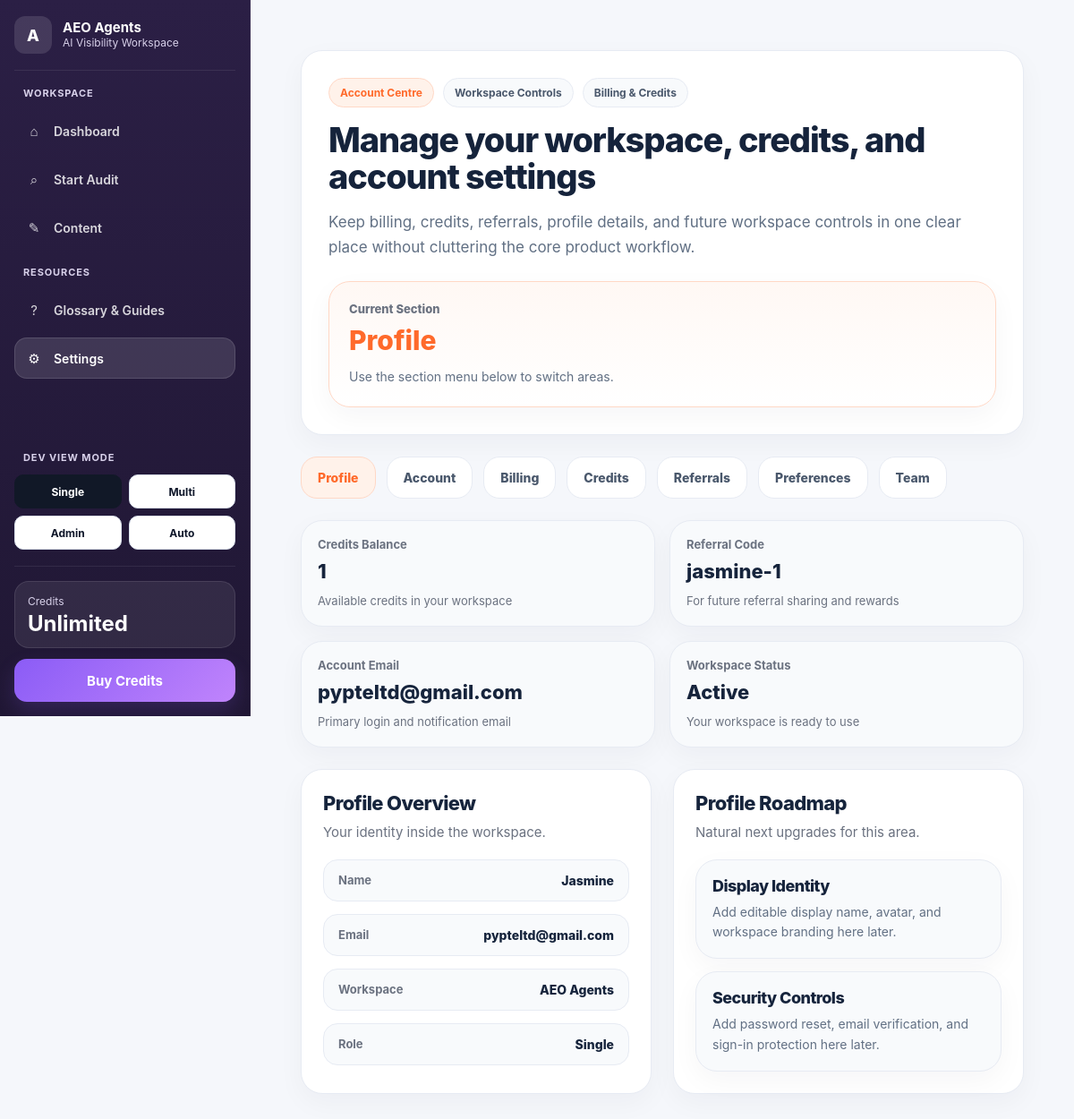
The app's page /settings (signed in), older data.
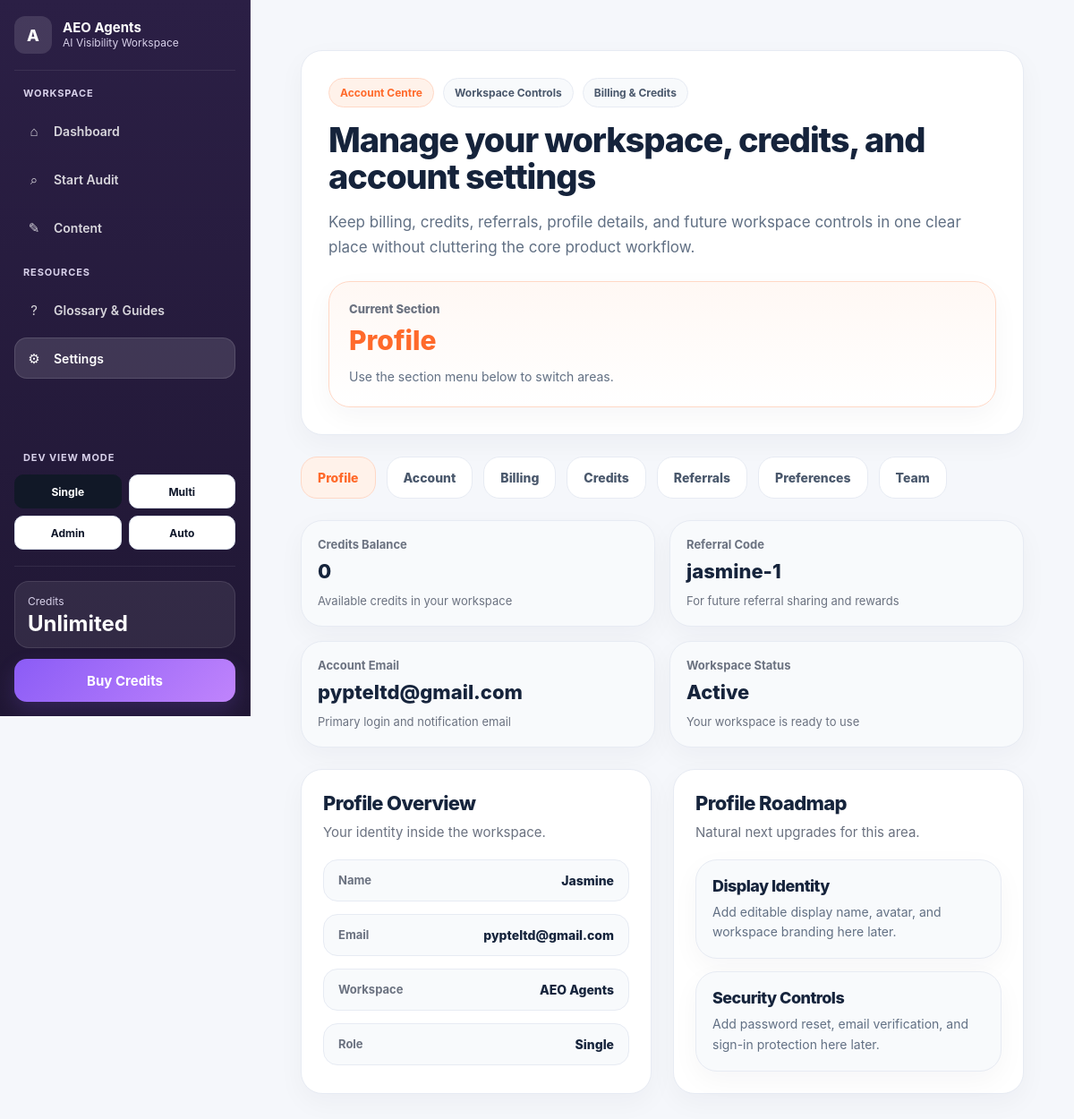
The same page, newer data.
### app.py (models this page shows)
class Wallet(db.Model):
    __tablename__ = "wallets"
    id = db.Column(db.Integer, primary_key=True)
    user_id = db.Column(db.Integer, db.ForeignKey("users.id"), unique=True, nullable=False)
    balance = db.Column(db.Integer, default=0, nullable=False)
    updated_at = db.Column(db.DateTime, default=datetime.utcnow, onupdate=datetime.utcnow)

class User(UserMixin, db.Model):
    __tablename__ = "users"
    id = db.Column(db.Integer, primary_key=True)
    email = db.Column(db.String(255), unique=True, nullable=False)
    password_hash = db.Column(db.String(255), nullable=False)
    name = db.Column(db.String(255), nullable=False)
    referral_code = db.Column(db.String(50), unique=True, nullable=True)
    referred_by_user_id = db.Column(db.Integer, db.ForeignKey("users.id"), nullable=True)
    created_at = db.Column(db.DateTime, default=datetime.utcnow)
    role = db.Column(db.String(50), default="user")
    plan = db.Column(db.String(50), default="free")
    is_white_label_enabled = db.Column(db.Boolean, default=False)
    agency_name = db.Column(db.String(255), nullable=True)
    wallet = db.relationship(
        "Wallet",
        backref="user",
        uselist=False,
        cascade="all, delete-orphan",
    )
    clients = db.relationship(
        "Client",
        backref="user",
        lazy=True,
        cascade="all, delete-orphan",
    )

### app.py (the view)
@app.route("/settings")
@login_required
def settings_page():
    return render_settings_section("profile")

### templates/settings.html (shortened to what this page needs)
{% extends "base.html" %}
{% block content %}
<div class="settings-v3-page">
    <section class="settings-v3-hero">
        <div class="settings-v3-hero-copy">
            <div class="settings-v3-eyebrow-row">
                <span class="settings-chip settings-chip-primary">Account Centre</span>
                <span class="settings-chip">Workspace Controls</span>
                <span class="settings-chip">Billing & Credits</span>
            </div>
            <h1>Manage your workspace, credits, and account settings</h1>
            <p>
                Keep billing, credits, referrals, profile details, and future workspace controls in one clear place without cluttering the core product workflow.
            </p>
        </div>
        <div class="settings-v3-hero-side">
            <div class="settings-v3-active-card">
                <span>Current Section</span>
                <strong>{{ active_settings_section|replace('_', ' ')|title }}</strong>
                <small>Use the section menu below to switch areas.</small>
            </div>
        </div>
    </section>
    <section class="settings-v3-section-nav">
        <a href="{{ url_for('settings_page') }}"
           class="settings-v3-tab {% if active_settings_section == 'profile' %}active{% endif %}">
            Profile
        </a>
        <a href="{{ url_for('settings_account') }}"
           class="settings-v3-tab {% if active_settings_section == 'account' %}active{% endif %}">
            Account
        </a>
        <a href="{{ url_for('settings_billing') }}"
           class="settings-v3-tab {% if active_settings_section == 'billing' %}active{% endif %}">
            Billing
        </a>
        <a href="{{ url_for('settings_credits') }}"
           class="settings-v3-tab {% if active_settings_section == 'credits' %}active{% endif %}">
            Credits
        </a>
        <a href="{{ url_for('settings_referrals') }}"
           class="settings-v3-tab {% if active_settings_section == 'referrals' %}active{% endif %}">
            Referrals
        </a>
        <a href="{{ url_for('settings_preferences') }}"
           class="settings-v3-tab {% if active_settings_section == 'preferences' %}active{% endif %}">
            Preferences
        </a>
        <a href="{{ url_for('settings_team') }}"
           class="settings-v3-tab {% if active_settings_section == 'team' %}active{% endif %}">
            Team
        </a>
    </section>
    <section class="settings-v3-summary-grid">
        <div class="settings-v3-summary-card">
            <span>Credits Balance</span>
            <strong>
                {% if current_user.wallet %}
                    {{ current_user.wallet.balance }}
                {% else %}
                    0
                {% endif %}
            </strong>
            <small>Available credits in your workspace</small>
        </div>
        <div class="settings-v3-summary-card">
            <span>Referral Code</span>
            <strong>{{ current_user.referral_code or "Pending setup" }}</strong>
            <small>For future referral sharing and rewards</small>
        </div>
        <div class="settings-v3-summary-card">
            <span>Account Email</span>
            <strong>{{ current_user.email }}</strong>
            <small>Primary login and notification email</small>
        </div>
        <div class="settings-v3-summary-card">
            <span>Workspace Status</span>
            <strong>Active</strong>
            <small>Your workspace is ready to use</small>
        </div>
    </section>
    {% if active_settings_section == "profile" %}
    <section class="settings-v3-grid">
        <div class="settings-v3-panel">
            <div class="settings-v3-panel-head">
                <h2>Profile Overview</h2>
                <p>Your identity inside the workspace.</p>
            </div>
            <div class="settings-v3-info-list">
                <div class="settings-v3-info-row">
                    <span>Name</span>
                    <strong>{{ current_user.name }}</strong>
                </div>
                <div class="settings-v3-info-row">
                    <span>Email</span>
                    <strong>{{ current_user.email }}</strong>
                </div>
                <div class="settings-v3-info-row">
                    <span>Workspace</span>
                    <strong>AEO Agents</strong>
                </div>
                <div class="settings-v3-info-row">
                    <span>Role</span>
                    <strong>{{ current_user.role|default("user")|title }}</strong>
                </div>
            </div>
        </div>
        <div class="settings-v3-panel">
            <div class="settings-v3-panel-head">
                <h2>Profile Roadmap</h2>
                <p>Natural next upgrades for this area.</p>
            </div>
            <div class="settings-v3-card-list">
                <div class="settings-v3-mini-card">
                    <h3>Display Identity</h3>
                    <p>Add editable display name, avatar, and workspace branding here later.</p>
                </div>
                <div class="settings-v3-mini-card">
                    <h3>Security Controls</h3>
                    <p>Add password reset, email verification, and sign-in protection here later.</p>
                </div>
            </div>
        </div>
    </section>
    {% endif %}
</div>
{% endblock %}

### templates/base.html (shortened to what this page needs)
<!DOCTYPE html>
<html lang="en">
<head>
    <link rel="stylesheet" href="{{ url_for('static', filename='styles-v2.1.css') }}">
</head>
<body>
    {% set current_endpoint = request.endpoint if request and request.endpoint else '' %}
    {% set is_admin_user = current_user.is_authenticated and (current_user.email == "pypteltd@gmail.com" or current_user.role == "admin") %}
    <div class="app-shell">
        <aside class="app-sidebar" id="appSidebar">
            <div class="sidebar-inner">
                <div class="sidebar-brand">
                    <a href="{{ url_for('index') if url_for else '#' }}" class="brand-link">
                        <div class="brand-mark">A</div>
                        <div class="brand-copy">
                            <strong>AEO Agents</strong>
                            <span>AI Visibility Workspace</span>
                        </div>
                    </a>
                </div>
                <nav class="sidebar-nav">
                    {% if view_mode == "single" %}
                    <div class="nav-group">
                        <div class="nav-label">Workspace</div>
                        <a
                            href="{{ url_for('index') if url_for else '#' }}"
                            class="nav-item {% if current_endpoint in ['index', 'dashboard'] %}active{% endif %}"
                        >
                            <span class="nav-icon">⌂</span>
                            <span class="nav-text">Dashboard</span>
                        </a>
                        <a
                            href="{{ url_for('new_audit') if url_for else '#' }}"
                            class="nav-item {% if current_endpoint == 'new_audit' %}active{% endif %}"
                        >
                            <span class="nav-icon">⌕</span>
                            <span class="nav-text">Start Audit</span>
                        </a>
                        <a
                            href="{{ url_for('content_queue_page') if url_for else '#' }}"
                            class="nav-item {% if current_endpoint == 'content_queue_page' %}active{% endif %}"
                        >
                            <span class="nav-icon">✎</span>
                            <span class="nav-text">Content</span>
                        </a>
                    </div>
                    <div class="nav-group">
                        <div class="nav-label">Resources</div>
                        <a
                            href="{{ url_for('help_page') if url_for else '#' }}"
                            class="nav-item {% if current_endpoint == 'help_page' %}active{% endif %}"
                        >
                            <span class="nav-icon">?</span>
                            <span class="nav-text">Glossary & Guides</span>
                        </a>
                        <a
                            href="{{ url_for('settings_page') if url_for else '#' }}"
                            class="nav-item {% if current_endpoint == 'settings_page' %}active{% endif %}"
                        >
                            <span class="nav-icon">⚙</span>
                            <span class="nav-text">Settings</span>
                        </a>
                    </div>
                    {% endif %}
                </nav>
                {% if is_admin_user %}
                <div class="nav-group dev-view-switcher">
                    <div class="nav-label">Dev View Mode</div>
                    <div class="dev-view-buttons">
                        <a
                            href="{{ url_for('dev_set_view_mode', mode='single') }}"
                            class="dev-view-btn {% if view_mode == 'single' %}active{% endif %}"
                        >
                            Single
                        </a>
                        <a
                            href="{{ url_for('dev_set_view_mode', mode='multi') }}"
                            class="dev-view-btn {% if view_mode == 'multi' %}active{% endif %}"
                        >
                            Multi
                        </a>
                        <a
                            href="{{ url_for('dev_set_view_mode', mode='admin') }}"
                            class="dev-view-btn {% if view_mode == 'admin' %}active{% endif %}"
                        >
                            Admin
                        </a>
                        <a
                            href="{{ url_for('dev_set_view_mode', mode='auto') }}"
                            class="dev-view-btn {% if session.get('dev_view_mode') == 'auto' %}active{% endif %}"
                        >
                            Auto
                        </a>
                    </div>
                </div>
                {% endif %}
                <div class="sidebar-footer">
                    <div class="sidebar-wallet">
                        <span>Credits</span>
                        <strong>{{ wallet_balance if wallet_balance is defined else 14 }}</strong>
                    </div>
                    <a
                        href="{{ url_for('pricing_page') if url_for else '#' }}"
                        class="sidebar-buy-btn {% if current_endpoint == 'pricing_page' %}active{% endif %}"
                    >
                        Buy Credits
                    </a>
                </div>
            </div>
        </aside>
        <main class="app-main">
            <div class="app-content">
                {% block content %}{% endblock %}
            </div>
        </main>
    </div>
</body>
</html>

Row changes from the older to the newer data that the page shows:
changed Wallet: wallet.balance "1" → "0"
